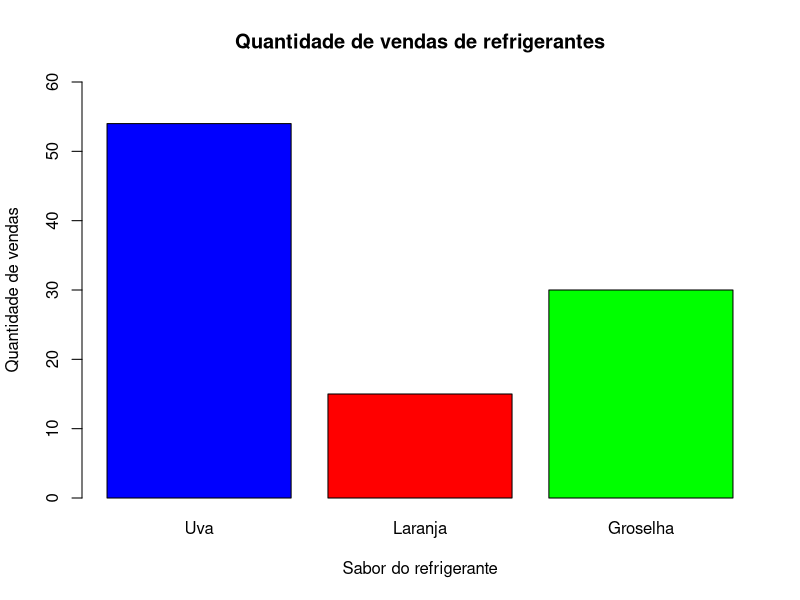
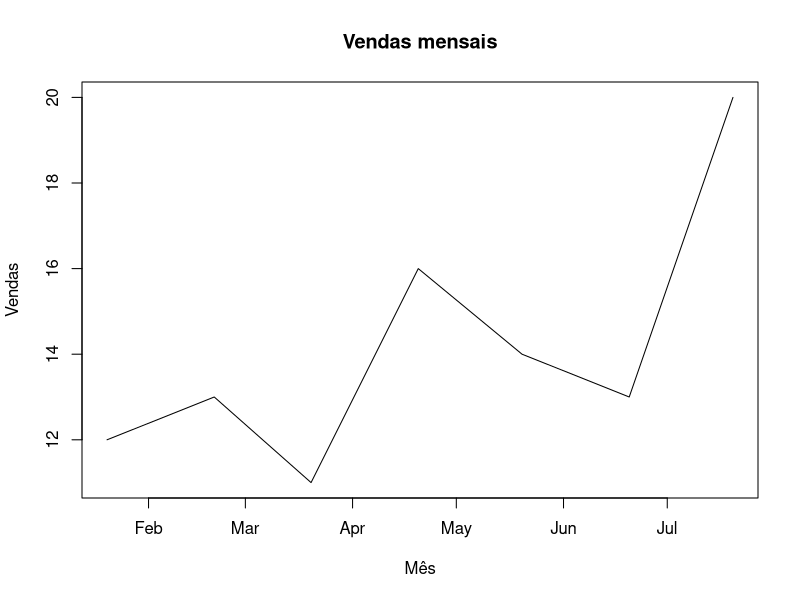

These figures' R source, in order: (Note: this script raises an error after producing the figures.)
###### Exercicios #####


### rode a linha de código abaixo
# são as informações das vendas da empresa AlgoMais, por sabor de 
# refrigerante estão neste objeto qtd_algomais

qtd_algomais <- data.frame(sabor_refri = c("Uva", "Laranja", "Groselha"),
                           qtd_vendas = c(54,15,30))



### rode a linha de código abaixo

# são as informações das vendas da empresa AlgoMais, por mês 
# de janeiro a julho, no objeto AM_hist

AM_hist <- data.frame(mes = as.Date(c("01/01/2021", "01/02/2021", "01/03/2021", "01/04/2021", "01/05/2021", "01/06/2021", "01/07/2021")),
                      vendas = c(12, 13, 11, 16, 14, 13, 20))


###### 

print("Grafico de Barras AlgoMais")

# Define as cores das barras


cores <- c("blue", "red", "green")

# Cria o gráfico de barras
barplot(qtd_algomais$qtd_vendas, 
        names.arg = qtd_algomais$sabor_refri, 
        col = cores, 
        main = "Quantidade de vendas de refrigerantes",
        xlab = "Sabor do refrigerante",
        ylab = "Quantidade de vendas",
        ylim = c(0, 60))



### 

print("Grafico de linha AM_HIST")


plot(AM_hist$mes, AM_hist$vendas, type = "l", xlab = "Mês", ylab = "Vendas", main = "Vendas mensais")



###

print("grafico de Barra ")


# Criar o gráfico de barras
barplot(vendas, 
        main = "Vendas por mês",
        xlab = "Mês",
        ylab = "Vendas",
        col = "blue")

# Adicionar informações de eixo x
axis(1, at = 1:7, labels = format(AM_hist$mes, "%b"))




